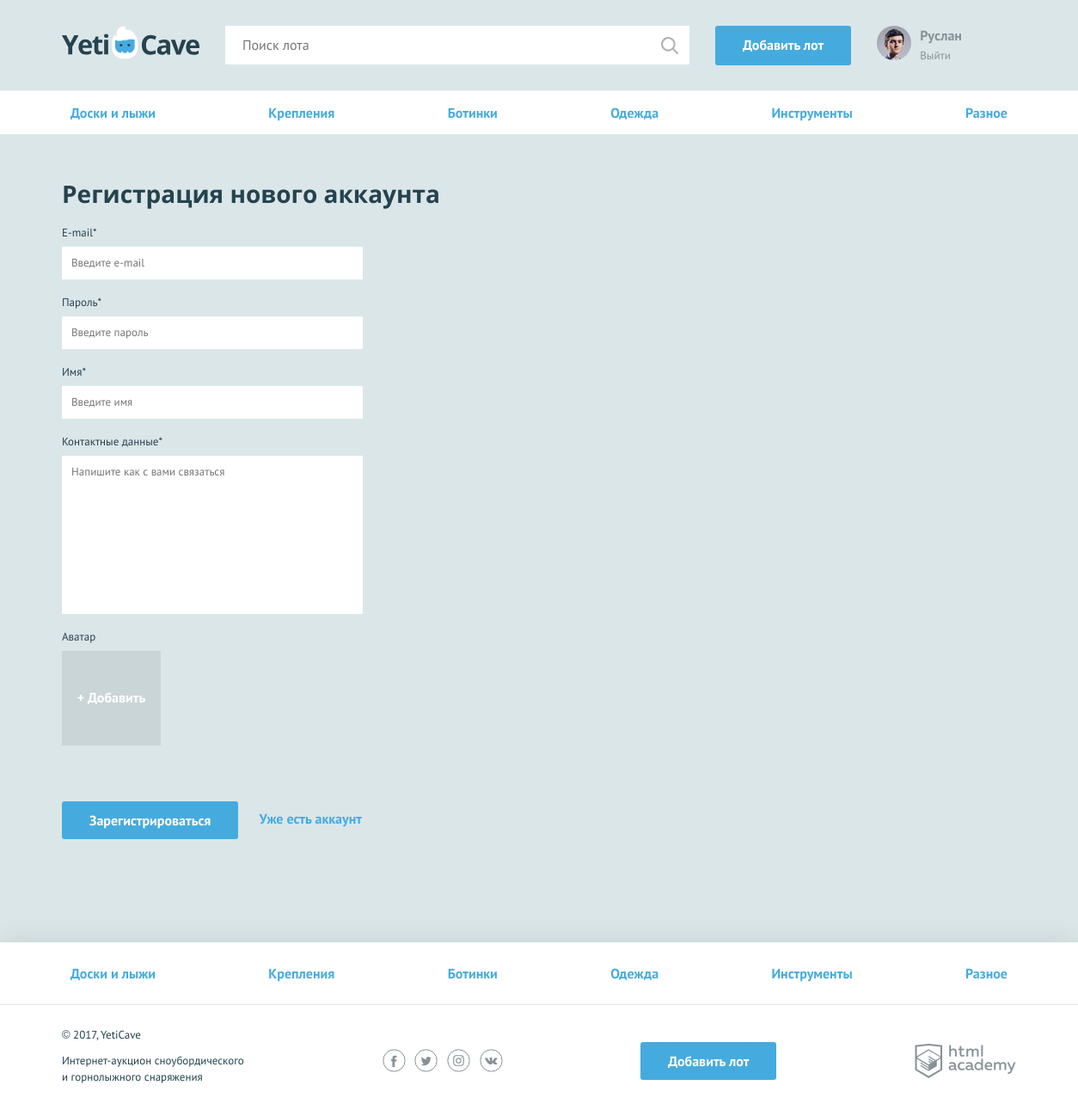
Page /signup.php (signed in) on the committed database.
### tables this page shows
CREATE TABLE categories (
  id INT AUTO_INCREMENT PRIMARY KEY,
  name CHAR(200),
  modifier CHAR(100)
);

### functions.php (called while the page is built, shortened)
<?php
function render_template($template_url = '', $data = []) {
    $result = '';
    if (file_exists($template_url)) {
        extract($data);
        require_once($template_url);
        $result = ob_get_clean();
    }
    return $result;
}
function check_auth() {
    $user_registered = [];
    if (isset($_SESSION['user'])) {
        $user_registered = $_SESSION['user'];
    }
    return $user_registered;
}
function get_data($sql, $connection) {
    $result = mysqli_query($connection, $sql);
    if ($result) {
        return mysqli_fetch_all($result, MYSQLI_ASSOC);
    }
}

### templates/layout.php (the view, shortened to what this page needs)
<?php
    $user_registered = check_auth();
    $link_to_index = (!$is_index) ? 'href="index.php"' : '';
    $is_auth = $user_registered ? true : false;
?>
<!DOCTYPE html>
<html lang="ru">
<head>
    <link href="css/normalize.min.css" rel="stylesheet">
    <link href="css/style.css" rel="stylesheet">
</head>
<body>
    <header class="main-header">
        <div class="main-header__container container">
            <a class="main-header__logo" <?= $link_to_index; ?>>
                <img src="img/logo.svg" width="160" height="39" alt="Логотип компании YetiCave">
            </a>
            <form class="main-header__search" method="get" action="https://echo.htmlacademy.ru">
                <input type="search" name="search" placeholder="Поиск лота">
                <input class="main-header__search-btn" type="submit" name="find" value="Найти">
            </form>
            <a class="main-header__add-lot button" href="add.php">Добавить лот</a>
            <nav class="user-menu">
                <?php if ($is_auth): ?>
                    <div class="user-menu__image">
                        <img src="<?= $user_registered['avatar']; ?>" width="40" height="40" alt="<?= $user_registered['name']; ?>">
                    </div>
                    <div class="user-menu__logged">
                        <p><?= $user_registered['name']; ?></p>
                        <a href="logout.php">Выйти</a>
                    </div>
                <?php endif; ?>
            </nav>
        </div>
    </header>
    <main class="<?= $main_class; ?>">
        <?php if(!$is_index): ?>
            <nav class="nav">
                <ul class="nav__list container">
                    <?php foreach ($categories as $key => $category): ?>
                        <li class="nav__item">
                            <a href="all-lots.html"><?= $category['name']; ?></a>
                        </li>
                    <?php endforeach; ?>
                </ul>
            </nav>
        <?php endif; ?>
        <?= $content; ?>
    </main>
    <footer class="main-footer">
        <nav class="nav">
            <ul class="nav__list container">
                <?php foreach ($categories as $key => $category): ?>
                    <li class="nav__item">
                        <a href="all-lots.html"><?= $category['name']; ?></a>
                    </li>
                <?php endforeach; ?>
            </ul>
        </nav>
        <div class="main-footer__bottom container">
            <div class="main-footer__copyright">
                <p>© 2017, YetiCave</p>
                <p>Интернет-аукцион сноубордического и горнолыжного снаряжения</p>
            </div>
            <div class="main-footer__social social">
                <a class="social__link social__link--facebook" href="#">Facebook
                </a>
                <a class="social__link social__link--twitter" href="#">Twitter
                </a>
                <a class="social__link social__link--instagram" href="#">Instagram
                </a>
                <a class="social__link social__link--vkontakte" href="#">Вконтакте
                </a>
            </div>
            <a class="main-footer__add-lot button" href="add.php">Добавить лот</a>
            <div class="main-footer__developed-by">
                <a class="logo-academy" href="https://htmlacademy.ru/intensive/php">HTML Academy
                </a>
            </div>
        </div>
    </footer>
</body>
</html>

### css/style.css (style rules this page uses)
body { min-width: 1140px; background-color: #dbe6e9; font-family: "PT Sans", sans-serif; font-weight: 400; font-size: 16px; line-height: 26px; color: #25434e; }
a { text-decoration: none; }
.container { width: 1110px; margin: 0 auto; padding: 0 15px; }
.button { display: block; padding: 9px 32px; background-color: #45abde; color: #ffffff; text-align: center; font-weight: 700; border: none; border-radius: 3px; }
.main-header { padding: 30px 0 29px; border-bottom: 1px solid rgba(255, 255, 255, 0.5); }
.main-header__container { display: -webkit-flex; display: -ms-flexbox; display: flex; -webkit-justify-content: flex-start; -ms-flex-pack: start; justify-content: flex-start; }
.main-header__logo { display: block; margin-right: 30px; }
.main-header__search { position: relative; width: 540px; margin-right: 30px; }
.main-header__search input[type="search"] { width: 100%; padding: 8px 19px 9px 19px; border: 1px solid #ffffff; }
.main-header__search-btn { content: ""; position: absolute; top: 3px; right: 3px; width: 20px; height: 20px; padding: 20px; background: url("../img/search.svg") center no-repeat; opacity: 0.3; border: 0; font-size: 0; }
.main-header__add-lot { max-width: 160px; margin-right: 30px; }
.user-menu { display: -webkit-flex; display: -ms-flexbox; display: flex; }
.user-menu__image { width: 40px; height: 40px; margin-right: 10px; border-radius: 50%; overflow: hidden; }
.user-menu__image img { width: 100%; height: 100%; }
.user-menu__logged { color: #879296; line-height: 22px; }
.user-menu__logged p { font-weight: 700; margin: 0; }
.user-menu__logged a { color: #879296; font-size: 13px; font-weight: 400; }
.main-footer { margin-top: 120px; background-color: #ffffff; box-shadow: 0 0 30px 0 rgba(0, 0, 0, 0.1); }
.main-footer__bottom { display: -webkit-flex; display: -ms-flexbox; display: flex; -webkit-justify-content: space-between; -ms-flex-pack: justify; justify-content: space-between; -webkit-align-items: center; -ms-flex-align: center; align-items: center; padding: 25px 0; }
.main-footer__copyright { max-width: 212px; }
.main-footer__copyright p { margin: 0; margin-bottom: 11px; font-size: 13px; line-height: 19px; }
.main-footer__social { width: 140px; }
.social { display: -webkit-flex; display: -ms-flexbox; display: flex; -webkit-justify-content: space-between; -ms-flex-pack: justify; justify-content: space-between; -webkit-flex-wrap: wrap; -ms-flex-wrap: wrap; flex-wrap: wrap; }
.social__link { width: 27px; height: 27px; font-size: 0; }
.logo-academy { display: block; width: 118px; height: 40px; font-size: 0; }
.nav { background-color: #ffffff; border-bottom: 1px solid #e1e6e7; }
.nav__list { display: -webkit-flex; display: -ms-flexbox; display: flex; -webkit-justify-content: space-between; -ms-flex-pack: justify; justify-content: space-between; -webkit-flex-wrap: wrap; -ms-flex-wrap: wrap; flex-wrap: wrap; list-style: none; }
.nav__item a { position: relative; display: block; padding: 12px 10px; font-weight: 700; color: #45abde; }
.nav__item a::before { content: ""; display: none; position: absolute; bottom: 0; width: calc(100% - 20px); height: 3px; background-color: #e2e5e6; }
.main-footer .nav__item a { padding: 23px 10px; }

### rows in the picture
categories: name "Доски и лыжи"
categories: name "Крепления"
categories: name "Ботинки"
categories: name "Одежда"
categories: name "Инструменты"
categories: name "Разное"

### other values in the picture
$user_registered['name'] "Руслан"
